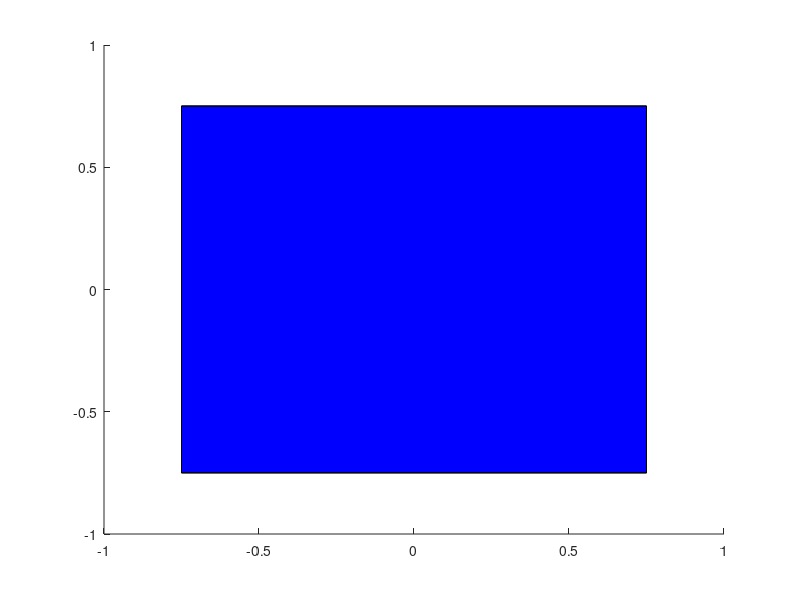

This chart was generated by the following MATLAB code:
function [cubo, faces] = desenhar_cubo()
  
  % vértices do cubo
  vertices = [1 1 0;
              0 1 0;
              0 1 1;
              1 1 1;
              0 0 1;
              1 0 1;
              1 0 0;
              0 0 0];

  % faces do cubo
  faces = [1 2 3 4;
           4 3 5 6;
           6 7 8 5;
           1 2 8 7;
           6 7 1 4;
           2 3 5 8];
 
  % tamanho em cada coordenada   
  X = 1.5;
  Y = 1.5;
  Z = 1.5;
  
  % origem do cubo
  CX = -X/2;
  CY = -Y/2;
  CZ = 0;
 
  cubo = [vertices(:,1)*X+CX,vertices(:,2)*Y+CY,vertices(:,3)*Z+CZ];
  patch('Faces',faces,'Vertices',cubo,'FaceColor','b');
end
